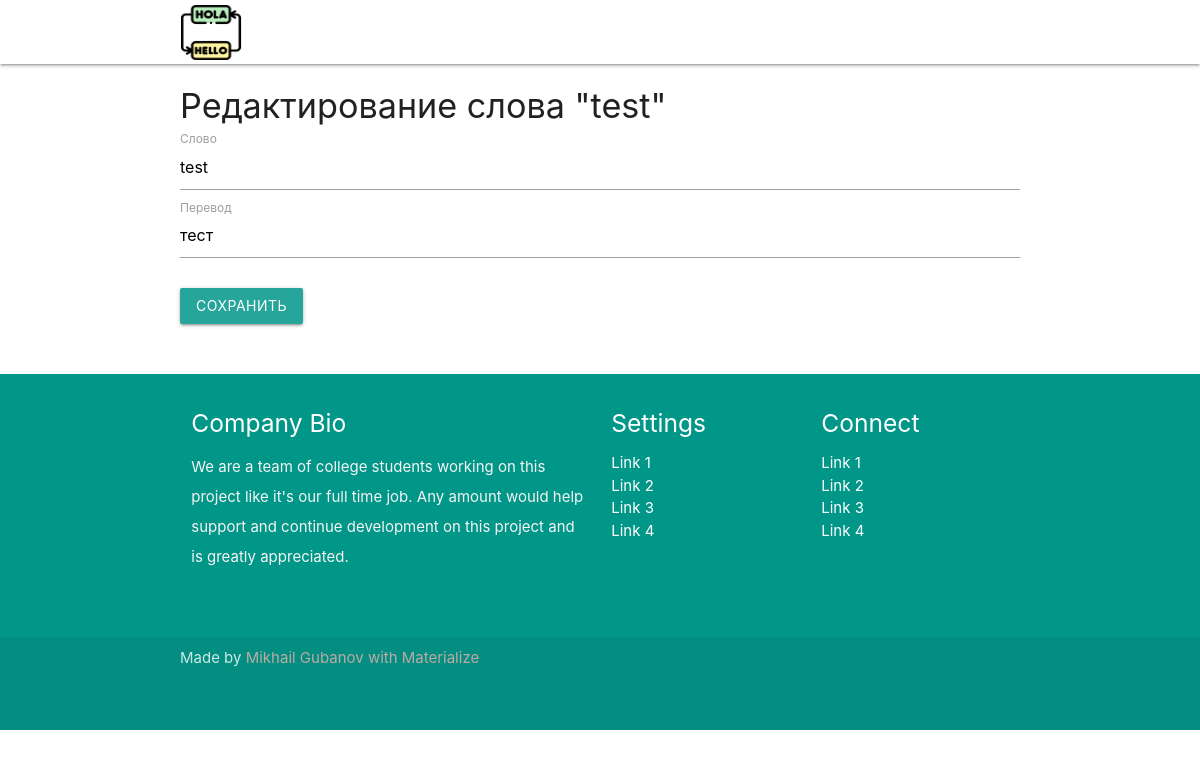
The page /edit_word/1/ on the database as committed earlier.
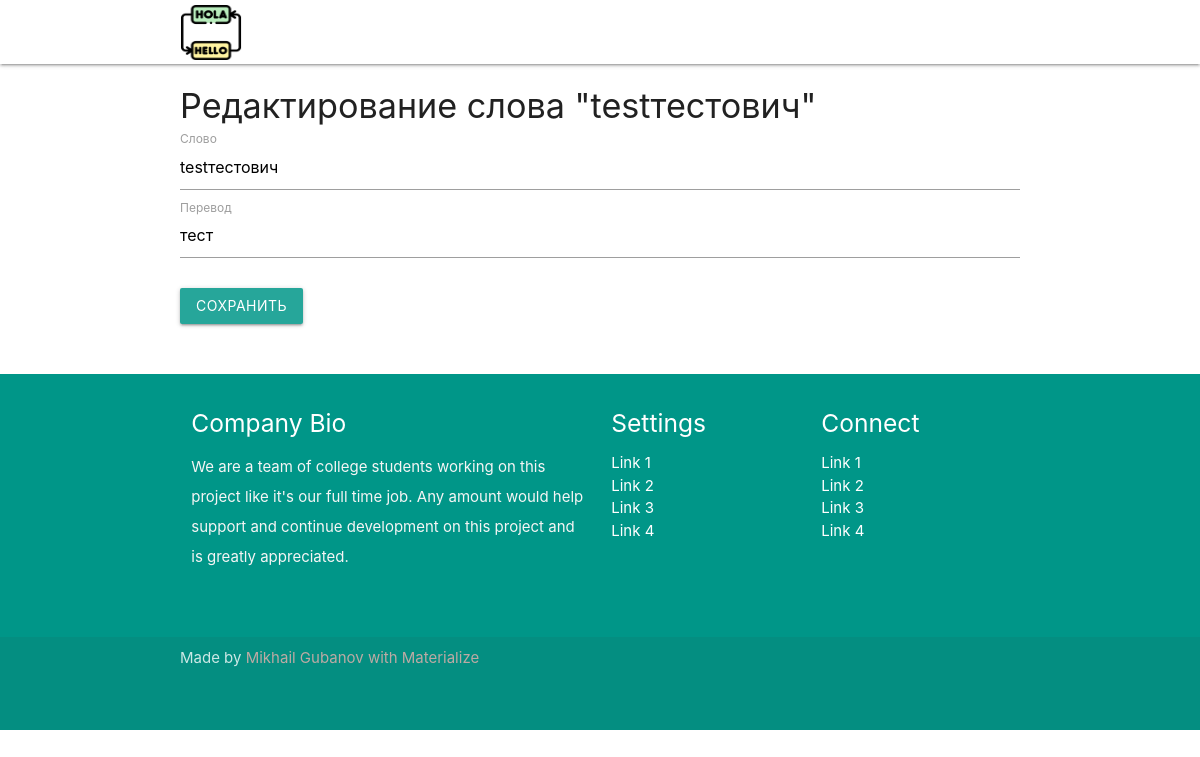
The same page on the database as committed later.
### LinguaLearn/models.py (models this page shows)
class Dictionary(models.Model):
    note_id = models.AutoField(primary_key=True)
    word = models.CharField(max_length=32, db_column='word')
    translate = models.CharField(max_length=256, db_column='translate')
    add_date = models.DateTimeField(db_column='add_dttm', default=datetime.now(), null=True)
    class Meta:
        db_table = 'lingualearn_dictionary'

### LinguaLearn/views.py (the view)
# urls.py: path('edit_word/<int:note_id>/', views.edit_word, name='edit_word')
def edit_word(request, note_id):
    word = get_object_or_404(Dictionary, note_id=note_id)
    if request.method == 'POST':
        word.word = request.POST['word']
        word.translate = request.POST['translate']
        word.save()
        messages.success(request, 'Слово успешно изменено')
        return dictionary_fill(request)
    else:
        return render(request, 'edit_word.html', {'word': word})

### templates/edit_word.html (shortened to what this page needs)
{% extends 'base_page.html' %}
{% block content %}
<div class="container">
    <h4>Редактирование слова "{{ word.word }}"</h4>
    <form method="POST" accept-charset="utf-8">
        <div class="input-field">
            <input type="text" name="word" id="word" value="{{ word.word }}" required>
            <label for="word">Слово</label>
        </div>
        <div class="input-field">
            <textarea name="translate" id="translate" class="materialize-textarea" required>{{ word.translate }}</textarea>
            <label for="translate">Перевод</label>
        </div>
        <button type="submit" class="btn">Сохранить</button>
    </form>
</div>
{% endblock %}

Rows that differ between the two databases and show on the page:
changed Dictionary "тест": word "test" → "testтестович"
